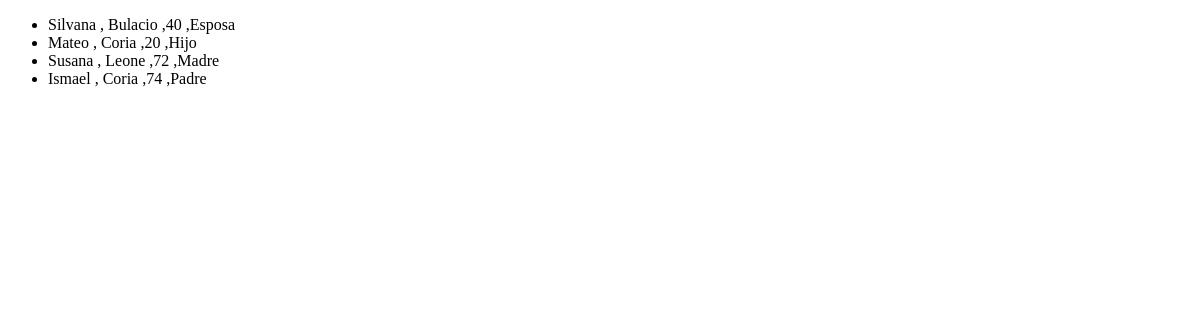
/mis_parientes, run on an earlier commit of the app's database.
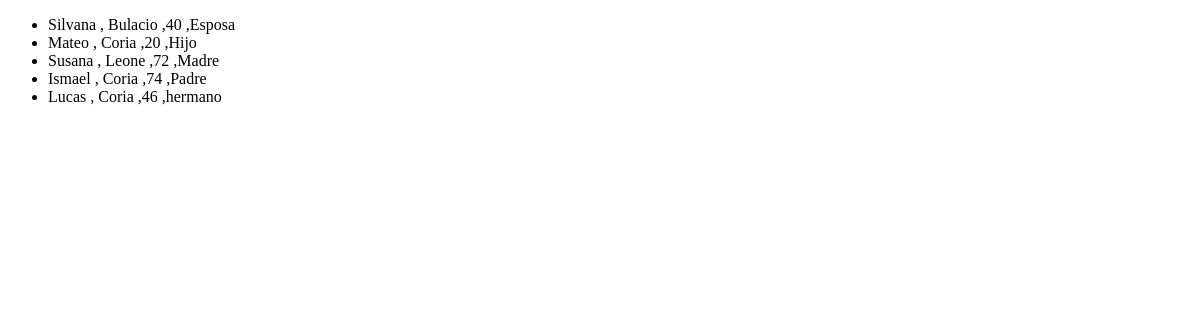
And on a later commit of the database.
### mi_app/models.py (models this page shows)
class Parentezco(models.Model):
    nombre= models.CharField(max_length=40)
    apellido= models.CharField(max_length=40)
    edad= models.CharField(max_length=40)
    parentezco= models.CharField(max_length=40)

### mi_app/views.py (the view)
# urls.py: path('mis_parientes', presentando),
def presentando(request):
    context={}
    context["parientes"]= Parentezco.objects.all()
    return render(request,'mi_app/mis_parientes.html',context)

### mi_app/templates/mi_app/mis_parientes.html (shortened to what this page needs)
<!DOCTYPE html>
<html lang="es">
<head>
</head>
<body>
    <ul>
        {% for pariente in parientes %}
            <li> {{pariente.nombre}} , {{pariente.apellido}} ,{{pariente.edad}} ,{{pariente.parentezco}} </li>
        {% endfor %}
    </ul>
</body>
</html>

What changed in the data, as far as the page shows it:
added Parentezco: nombre "Lucas", apellido "Coria", edad "46", parentezco "hermano"
